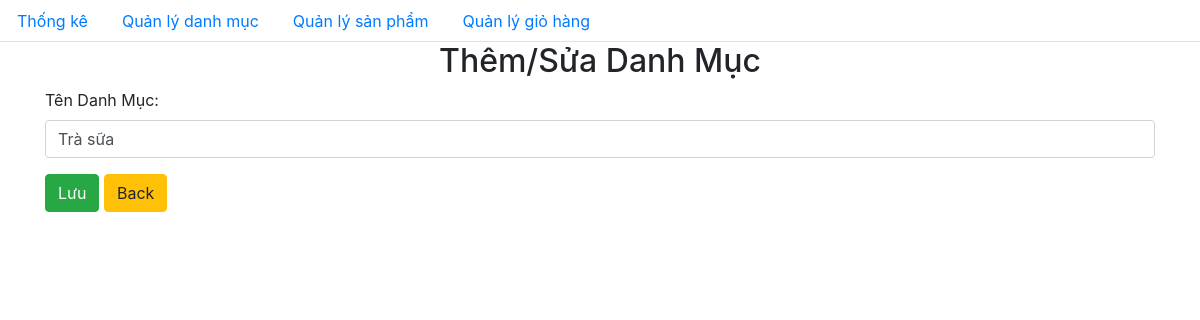
Before: /admin/category/add.php?id=1 with the older database file.
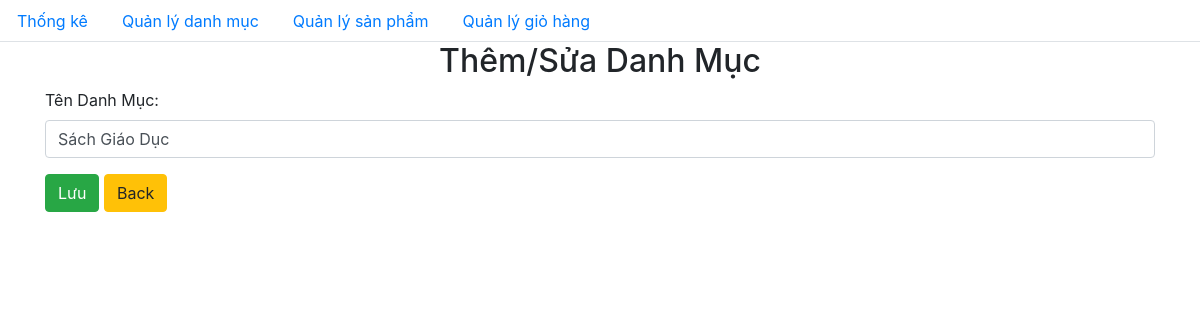
After: the same page with the newer database file.
### tables this page shows
CREATE TABLE `category` (
  `id` int(11) NOT NULL,
  `name` varchar(50) NOT NULL,
  `created_at` datetime DEFAULT NULL,
  `updated_at` datetime DEFAULT NULL
);

### admin/database/dbhelper.php (called while the page is built, shortened)
<?php
function executeSingleResult($sql)
{
	$con = mysqli_connect(HOST, USERNAME, PASSWORD, DATABASE);
	$result = mysqli_query($con, $sql);
	$row    = mysqli_fetch_array($result, 1);
	return $row;
}

### admin/category/add.php (the view, shortened to what this page needs)
<?php
require_once('../database/dbhelper.php');
$id = $name = '';
if (isset($_GET['id'])) {
    $id = $_GET['id'];
    $sql = 'select * from category where id=' . $id;
    $category = executeSingleResult($sql);
    if ($category != null) {
        $name = $category['name'];
    }
}
?>
<!DOCTYPE html>
<html>
<head>
    <link rel="stylesheet" href="https://maxcdn.bootstrapcdn.com/bootstrap/4.4.1/css/bootstrap.min.css">
</head>
<body>
    <ul class="nav nav-tabs">
    <li class="nav-item">
            <a class="nav-link" href="../index.php">Thống kê</a>
        </li>
        <li class="nav-item">
            <a class="nav-link" href="index.php">Quản lý danh mục</a>
        </li>
        <li class="nav-item">
            <a class="nav-link" href="../product/">Quản lý sản phẩm</a>
        </li>
        <li class="nav-item">
            <a class="nav-link" href="#">Quản lý giỏ hàng</a>
        </li>
    </ul>
    <div class="container">
        <div class="panel panel-primary">
            <div class="panel-heading">
                <h2 class="text-center">Thêm/Sửa Danh Mục</h2>
            </div>
            <div class="panel-body">
                <form method="POST">
                    <div class="form-group">
                        <label for="name">Tên Danh Mục:</label>
                        <input required="true" type="text" class="form-control" id="name" name="name" value="<?= $name ?>">
                    </div>
                    <button class="btn btn-success">Lưu</button>
                    <?php
                    $previous = "javascript:history.go(-1)";
                    if (isset($_SERVER['HTTP_REFERER'])) {
                        $previous = $_SERVER['HTTP_REFERER'];
                    }
                    ?>
                    <a href="<?= $previous ?>" class="btn btn-warning">Back</a>
                </form>
            </div>
        </div>
    </div>
</body>
</html>

Changed rows visible on the page:
changed category: name "Trà sữa" → "Sách Giáo Dục"
